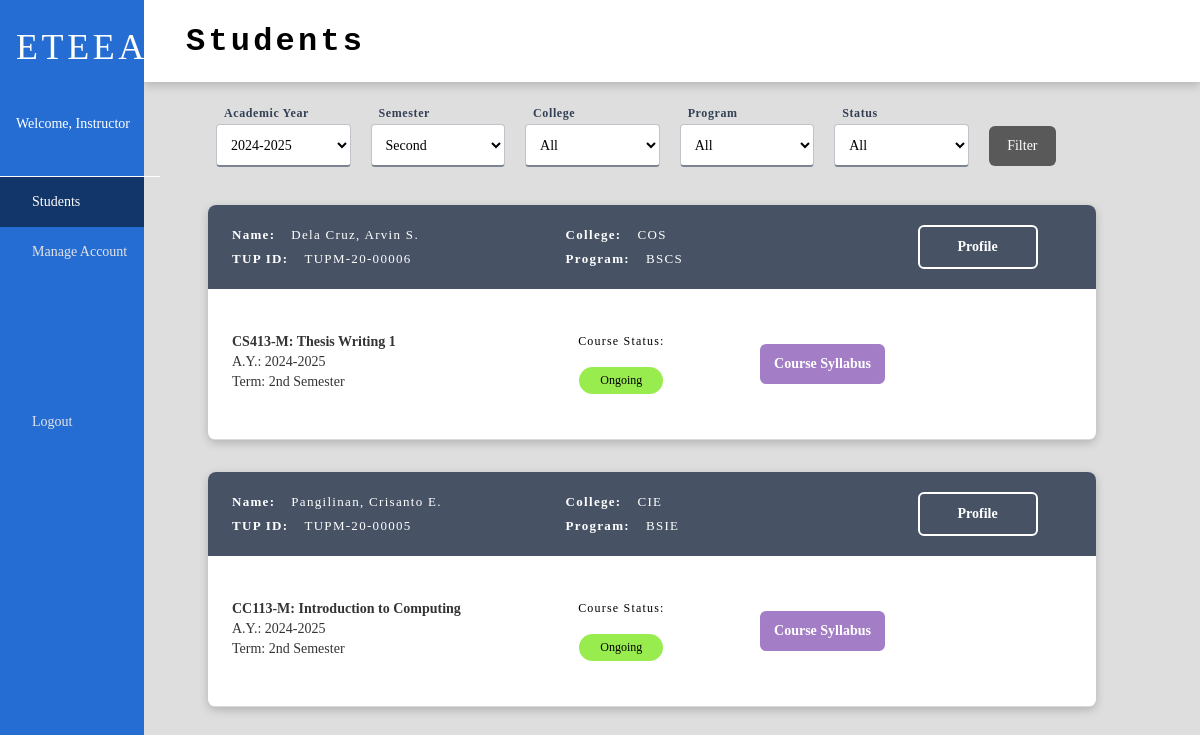
/index/instructor_students (signed in), run on the app's committed database.
### models.py (models this page shows)
class Student(db.Model):
    __tablename__ = "students"
    id = db.Column("id", db.Integer, primary_key=True)
    user = db.Column("user", db.Integer, db.ForeignKey('users.id'))
    type_of_student = db.Column("type_of_student", db.Enum('local', 'foreign'), default='local')
    foreign_address = db.Column("foreign_address", db.String(100))
    progress = db.Column(db.Enum('payment', 'payment-pending', 'payment-rejected', 'enrollment', 'enrolled', 'graduate'), nullable=False, default='payment')
    program = db.Column("program", db.Integer, db.ForeignKey('programs.id'))
    ay = db.Column("academic_year", db.String(9))
    tup_id = db.Column("tup_id", db.String(20))
    semester = db.Column("semester", db.Enum('1st', '2nd', 'Midyear'))
    receipt_filepath = db.Column("receipt_filepath", db.String(64))
    enrollments = db.relationship("Enrollment", backref='students')

class College(db.Model):
    __tablename__ = "colleges"
    id = db.Column("id", db.Integer, primary_key=True)
    name = db.Column("name", db.String(64))
    abbr = db.Column("abbr", db.String(10))
    programs = db.relationship("Program", backref=db.backref("college"))

class Program(db.Model):
    __tablename__ = "programs"
    id = db.Column("id", db.Integer, primary_key=True)
    name = db.Column("name", db.String(64))
    abbr = db.Column("abbr", db.String(10))
    courses = db.relationship("Course", backref=db.backref("program"))
    college_id = db.Column(db.Integer, db.ForeignKey("colleges.id"))

class Enrollment(db.Model):
    __tablename__ = "enrollments"
    id = db.Column("id", db.Integer, primary_key=True)
    course = db.Column("course", db.Integer, db.ForeignKey('courses.id'))
    units = db.Column("units", db.Integer)
    ay = db.Column("academic_year", db.String(9))
    semester = db.Column("semester", db.Enum('1st', '2nd', 'Midyear'))
    instructor = db.Column("instructor", db.Integer, db.ForeignKey('instructors.id'))
    student = db.Column("student", db.Integer, db.ForeignKey('students.id'))
    status = db.Column("status", db.Enum('listed', 'pending', 'ongoing', 'completed'), default='listed')
    grade = db.Column("grade", db.Float)
    form1 = db.Column("form1path", db.String(64))
    form2 = db.Column("form2path", db.String(64))
    form3 = db.Column("form3path", db.String(64))
    honorarium = db.Column("honorarium", db.Enum('onprocess', 'released'), default='onprocess')
    honorarium_released_date = db.Column("honorarium_released_date", db.DateTime())
    requirements = db.relationship("Requirement", backref='enrollments')

### views.py (the view)
@views.route('/instructor_students', methods=["GET", "POST"])
def instructor_students():
    if g.user != 'instructor':
        return redirect(url_for('.unauthorized'))
    views = user_views[g.user]
    data = {
        'instructor_id': db.uid_to_pk(session.get('id'), 'instructor'),
        'students': []
    }
    form = FilterForm(db.get_academic_years(), db.get_programs(), 'instructor')
    if form.validate_on_submit():
        filters = form.data
    else:
        cfg = db.get_system_settings()
        form.ay.data = str(cfg['academic_year'])
        form.semester.data = str(cfg['semester'])
        form.college.data = "All"
        form.program.data = "All"
        form.status.data = "All"
        filters = form.data
    data['students'] = db.get_enrollments_grouped_by_student(data['instructor_id'], filters)
    return render_template('students-instructor.html', page="Students", form=form, data=data, views=views)

### db_functions.py (called while the page is built)
def get_system_settings():
    fp = "./cfg.json"
    if os.path.exists(fp):
        with open(fp, 'r') as file:
            cfg = json.loads(file.read())
    else:
        cfg = {
            'academic_year': date.today().year, 'semester': '1st'}
        with open(fp, 'w') as file:
            file.write(json.dumps(cfg))
    return cfg

def get_user(user_id):
    return User.query.filter_by(id=user_id).first().__dict__

def uid_to_pk(uid, user_type):
    if user_type == 'student':
        obj = Student
    elif user_type == 'instructor':
        obj = Instructor
    elif user_type == 'admin':
        obj = Admin
    else:
        return "Error"
    return obj.query.filter_by(user=uid).first().__dict__['id']

def get_instructor_enrollments(instructor_id):
    enrollments = Enrollment.query.filter_by(instructor=instructor_id).all()
    response = []
    for e in enrollments:
        e = e.__dict__
        e['student'] = get_student_bypk(e['student'])
        e['course'] = get_course(e['course'])
        program = Program.query.filter_by(id=e['student']['program']).first()
        if program:
            e['program'] = program.abbr
            college = College.query.filter_by(id=program.college_id).first()
            if college:
                e['college'] = college.abbr
            else:
                e['college'] = ""
        else:
            e['program'] = ""
        response.append(e)
    return response

def get_academic_years():
    enrollments = Enrollment.query.all()
    academic_years = []
    for enrollment in enrollments:
        if enrollment.ay not in academic_years:
            academic_years.append(enrollment.ay)
    return academic_years

def get_student_bypk(id):
    student = Student.query.filter_by(id=id).first().__dict__
    userinfo = get_user(student['user'])
    student['f_name'] = userinfo['f_name']
    student['l_name'] = userinfo['l_name']
    student['m_name'] = userinfo['m_name']
    if userinfo['ext_name'] not in [None, "None"]:
        student['ext_name'] = userinfo['ext_name']
    student['username'] = userinfo['username']
    return student

def _format_date(time):
    if time:
        return time.strftime("%m/%d/%Y")
    return ""

def get_programs():
    return [p.__dict__ for p in Program.query.all()]

def get_course(cid):
    return Course.query.filter_by(id=cid).first().__dict__

### templates/students-instructor.html (shortened to what this page needs)
{% extends "index.html" %}
{% block content %}
<div class="main-content">
    <form action="/index/instructor_students" method="post">
        <div class="form-row filters">
            <div class="field width-20">
                {{ form.ay.label() }}
                {{ form.ay(class="text") }}
            </div>
            <div class="field width-20">
                {{ form.semester.label() }}
                {{ form.semester(class="text") }}
            </div>
            <div class="field width-20">
                {{ form.college.label() }}
                {{ form.college(class="text") }}
            </div>
            <div class="field width-20">
                {{ form.program.label() }}
                {{ form.program(class="text") }}
            </div>
            <div class="field width-20">
                {{ form.status.label() }}
                {{ form.status(id="enrollment-status", class="text") }}
            </div>
            <div class="field width-10">
                {{ form.submit(class='submit grey width-100') }}
            </div>
        </div>
    </form>
    {% for s in data.students %}
    <div class="main-row">
        <div class="card extender color-white">
            <div class="card-header">
                <div class="header-section left">
                    <div class="row">
                        <span class="card-strongtext"> Name:  </span>
                        <span class="card-subtext"> {{ s.name }} </span>
                    </div>
                    <div class="row">
                        <span class="card-strongtext"> TUP ID:  </span>
                        <span class="card-subtext"> {{ s.tup_id }} </span>
                    </div>
                </div>
                <div class="header-section middle">
                    <div class="row">
                        <span class="card-strongtext"> College: </span>
                        <span class="card-subtext"> {{ s.college }} </span>
                    </div>
                    <div class="row">
                        <span class="card-strongtext"> Program: </span>
                        <span class="card-subtext"> {{ s.program }} </span>
                    </div>
                </div>
                <div class="header-section right">
                    <button class="profile" data-id="{{s.id}}"><strong>Profile</strong></button>
                </div>
            </div>
            <div class="card-body">
                {% for e in s.enrollments %}
                <div class="card-row">
                    <div class="left">
                        <div class="card-subtext">{{ e.course }}</div>
                        <div class="card-subtext smaller">A.Y.:  {{ e.ay }}</div>
                        <div class="card-subtext smaller">Term:  {{ e.semester }}{% if e.semester != "Midyear" %} Semester{% endif %}</div>
                    </div>
                    <div class="middle">
                        <p class="label"> Course Status: </p><br>
                        <div class="cell smaller {{ e.status }}"> {{ e.status|title }} </div>
                    </div>
                    <div class="right">
                        {% if e.status == 'pending' %}
                            <button class="btn-green confirm" data-instructor='{{data.instructor_id}}' data-enrollment='{{e.enrollment_id}}' data-value="accept"><strong>Accept</strong></button>
                            <button class="btn-red confirm" data-instructor='{{data.instructor_id}}' data-enrollment='{{e.enrollment_id}}' data-value="reject"><strong>Reject</strong></button>
                        {% elif e.status == 'ongoing' %}
                            <button class="btn-purple" onclick="viewRequirements('{{data.instructor_id}}', '{{e.enrollment_id}}')"><strong>Course Syllabus</strong></button>
                        {% endif %}
                    </div>
                </div>
                {% endfor %}
            </div>
        </div>
    </div>
    {% endfor %}
</div>
{% endblock %}

### static/styles/index.css (style rules this page uses)
* { margin: 0; padding: 0; font-family: quicksand; }
body { background-color: #dedede; }
p { margin-left: 52px; }
input, textarea { margin-left: 52px; }
select, input[type="number"] { width: 200px; line-height: 22px; font-size: 16px; padding: 6px; border: 1px solid rgba(47, 47, 47, 0.6); }
select option { margin-bottom: 4px; }
input[type="submit"] { color: white; background-color: #199914da; font-size: 14px; padding: 12px; border: none; border-radius: 6px; max-width: 102px; }
label { margin-left: 52px; margin-bottom: 8px; }
.btn-purple { background-color: rgba(153, 111, 192, 0.9); }

### data on the page
Student: tup_id "TUPM-20-00006"
College: college "COS"
Program: program "BSCS"
Enrollment: course "CS413-M: Thesis Writing 1", ay "2024-2025", semester "2nd", status "Ongoing"
Student: tup_id "TUPM-20-00005"
College: college "CIE"
Program: program "BSIE"
Enrollment: course "CC113-M: Introduction to Computing", ay "2024-2025", semester "2nd", status "Ongoing"

### other printed values
{{ session.get('user').title() }} "Instructor"
{{ view.name }} "Students" "Manage Account"
{{ page }} "Students"
{{ s.name }} "Dela Cruz, Arvin S." "Pangilinan, Crisanto E."
